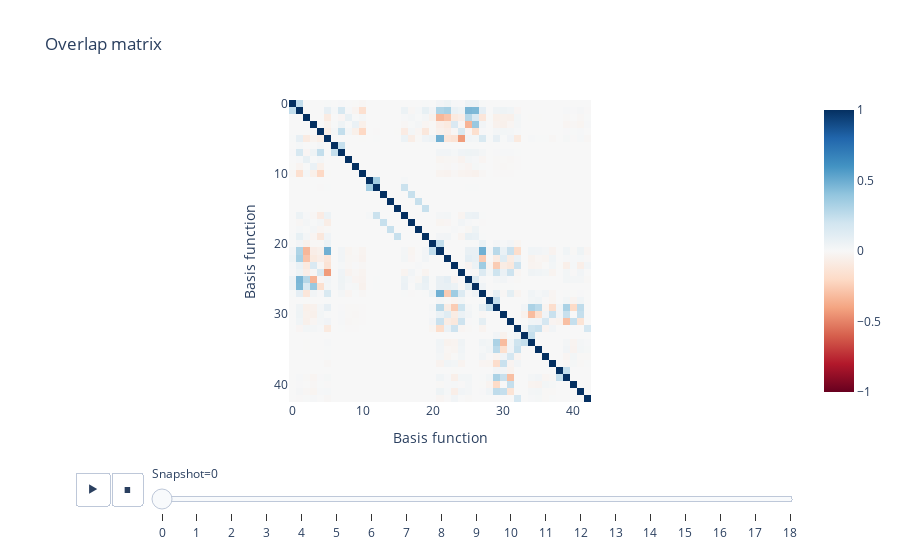

Here is the notebook cell this chart was saved with:
### Code cell
fig = px.imshow(
    overlap_matrices,
    animation_frame=0,
    color_continuous_scale='RdBu',
    range_color=(-1, 1),
    title='Overlap matrix',
    labels={'x': 'Basis function', 'y': 'Basis function', 'animation_frame': 'Snapshot'},
)
fig.show()

### Figure 1 — Plotly figure (JSON) as saved in the notebook; plotly's stock layout.template omitted (floating-point values rounded to 4 significant figures; data arrays with more than 128 entries replaced by an {"elided": "..."} marker saying what was removed)
{"data": [{"coloraxis": "coloraxis", "hovertemplate": "Basis function: %{x}<br>Basis function: %{y}<br>color: %{z}<extra></extra>", "name": "0", "type": "heatmap", "xaxis": "x", "yaxis": "y", "z": {"elided": "43x43 float values"}}], "layout": {"coloraxis": {"cmax": 1, "cmin": -1, "colorscale": [[0, "rgb(103,0,31)"], [0.1, "rgb(178,24,43)"], [0.2, "rgb(214,96,77)"], [0.3, "rgb(244,165,130)"], [0.4, "rgb(253,219,199)"], [0.5, "rgb(247,247,247)"], [0.6, "rgb(209,229,240)"], [0.7, "rgb(146,197,222)"], [0.8, "rgb(67,147,195)"], [0.9, "rgb(33,102,172)"], [1, "rgb(5,48,97)"]]}, "sliders": [{"active": 0, "currentvalue": {"prefix": "Snapshot="}, "len": 0.9, "pad": {"b": 10, "t": 60}, "steps": [{"args": [["0"], {"frame": {"duration": 0, "redraw": true}, "fromcurrent": true, "mode": "immediate", "transition": {"duration": 0, "easing": "linear"}}], "label": "0", "method": "animate"}, {"args": [["1"], {"frame": {"duration": 0, "redraw": true}, "fromcurrent": true, "mode": "immediate", "transition": {"duration": 0, "easing": "linear"}}], "label": "1", "method": "animate"}, {"args": [["2"], {"frame": {"duration": 0, "redraw": true}, "fromcurrent": true, "mode": "immediate", "transition": {"duration": 0, "easing": "linear"}}], "label": "2", "method": "animate"}, {"args": [["3"], {"frame": {"duration": 0, "redraw": true}, "fromcurrent": true, "mode": "immediate", "transition": {"duration": 0, "easing": "linear"}}], "label": "3", "method": "animate"}, {"args": [["4"], {"frame": {"duration": 0, "redraw": true}, "fromcurrent": true, "mode": "immediate", "transition": {"duration": 0, "easing": "linear"}}], "label": "4", "method": "animate"}, {"args": [["5"], {"frame": {"duration": 0, "redraw": true}, "fromcurrent": true, "mode": "immediate", "transition": {"duration": 0, "easing": "linear"}}], "label": "5", "method": "animate"}, {"args": [["6"], {"frame": {"duration": 0, "redraw": true}, "fromcurrent": true, "mode": "immediate", "transition": {"duration": 0, "easing": "linear"}}], "label": "6", "method": "animate"}, {"args": [["7"], {"frame": {"duration": 0, "redraw": true}, "fromcurrent": true, "mode": "immediate", "transition": {"duration": 0, "easing": "linear"}}], "label": "7", "method": "animate"}, {"args": [["8"], {"frame": {"duration": 0, "redraw": true}, "fromcurrent": true, "mode": "immediate", "transition": {"duration": 0, "easing": "linear"}}], "label": "8", "method": "animate"}, {"args": [["9"], {"frame": {"duration": 0, "redraw": true}, "fromcurrent": true, "mode": "immediate", "transition": {"duration": 0, "easing": "linear"}}], "label": "9", "method": "animate"}, {"args": [["10"], {"frame": {"duration": 0, "redraw": true}, "fromcurrent": true, "mode": "immediate", "transition": {"duration": 0, "easing": "linear"}}], "label": "10", "method": "animate"}, {"args": [["11"], {"frame": {"duration": 0, "redraw": true}, "fromcurrent": true, "mode": "immediate", "transition": {"duration": 0, "easing": "linear"}}], "label": "11", "method": "animate"}, {"args": [["12"], {"frame": {"duration": 0, "redraw": true}, "fromcurrent": true, "mode": "immediate", "transition": {"duration": 0, "easing": "linear"}}], "label": "12", "method": "animate"}, {"args": [["13"], {"frame": {"duration": 0, "redraw": true}, "fromcurrent": true, "mode": "immediate", "transition": {"duration": 0, "easing": "linear"}}], "label": "13", "method": "animate"}, {"args": [["14"], {"frame": {"duration": 0, "redraw": true}, "fromcurrent": true, "mode": "immediate", "transition": {"duration": 0, "easing": "linear"}}], "label": "14", "method": "animate"}, {"args": [["15"], {"frame": {"duration": 0, "redraw": true}, "fromcurrent": true, "mode": "immediate", "transition": {"duration": 0, "easing": "linear"}}], "label": "15", "method": "animate"}, {"args": [["16"], {"frame": {"duration": 0, "redraw": true}, "fromcurrent": true, "mode": "immediate", "transition": {"duration": 0, "easing": "linear"}}], "label": "16", "method": "animate"}, {"args": [["17"], {"frame": {"duration": 0, "redraw": true}, "fromcurrent": true, "mode": "immediate", "transition": {"duration": 0, "easing": "linear"}}], "label": "17", "method": "animate"}, {"args": [["18"], {"frame": {"duration": 0, "redraw": true}, "fromcurrent": true, "mode": "immediate", "transition": {"duration": 0, "easing": "linear"}}], "label": "18", "method": "animate"}], "x": 0.1, "xanchor": "left", "y": 0, "yanchor": "top"}], "title": {"text": "Overlap matrix"}, "updatemenus": [{"buttons": [{"args": [null, {"frame": {"duration": 500, "redraw": true}, "fromcurrent": true, "mode": "immediate", "transition": {"duration": 500, "easing": "linear"}}], "label": "&#9654;", "method": "animate"}, {"args": [[null], {"frame": {"duration": 0, "redraw": true}, "fromcurrent": true, "mode": "immediate", "transition": {"duration": 0, "easing": "linear"}}], "label": "&#9724;", "method": "animate"}], "direction": "left", "pad": {"r": 10, "t": 70}, "showactive": false, "type": "buttons", "x": 0.1, "xanchor": "right", "y": 0, "yanchor": "top"}], "xaxis": {"anchor": "y", "constrain": "domain", "domain": [0, 1], "scaleanchor": "y", "title": {"text": "Basis function"}}, "yaxis": {"anchor": "x", "autorange": "reversed", "constrain": "domain", "domain": [0, 1], "title": {"text": "Basis function"}}}}
